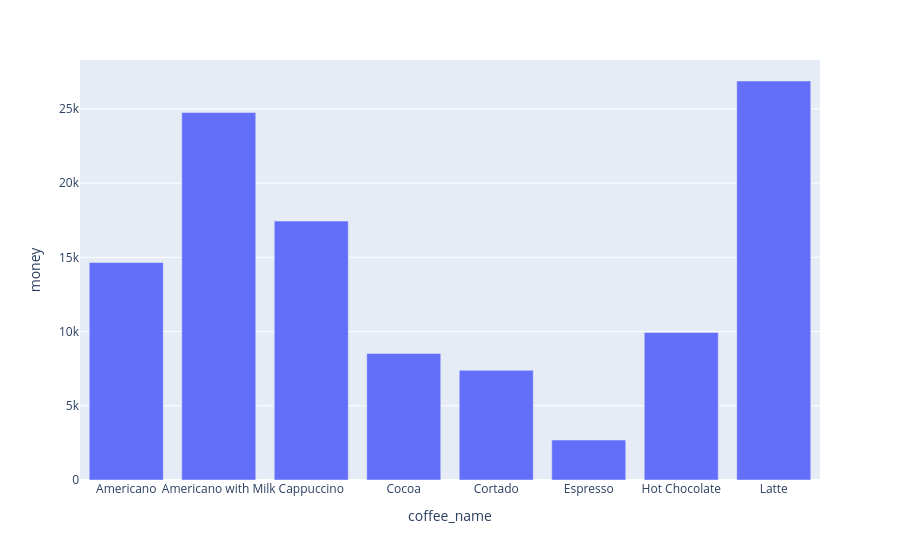

Notebook code for this chart:
### Code cell
# Write your visualization code here
px.bar(data_frame=best_coffee,x='coffee_name',y='money')

### Figure 1 — Plotly figure (JSON) as saved in the notebook; plotly's stock layout.template omitted (floating-point values rounded to 4 significant figures)
{"data": [{"hovertemplate": "coffee_name=%{x}<br>money=%{y}<extra></extra>", "legendgroup": "", "marker": {"color": "#636efa", "pattern": {"shape": ""}}, "name": "", "orientation": "v", "showlegend": false, "textposition": "auto", "type": "bar", "x": ["Americano", "Americano with Milk", "Cappuccino", "Cocoa", "Cortado", "Espresso", "Hot Chocolate", "Latte"], "xaxis": "x", "y": [14650.0, 24750.0, 17440.0, 8521.0, 7385.0, 2690.0, 9933.0, 26880.0], "yaxis": "y"}], "layout": {"barmode": "relative", "legend": {"tracegroupgap": 0}, "margin": {"t": 60}, "xaxis": {"anchor": "y", "domain": [0, 1], "title": {"text": "coffee_name"}}, "yaxis": {"anchor": "x", "domain": [0, 1], "title": {"text": "money"}}}}
